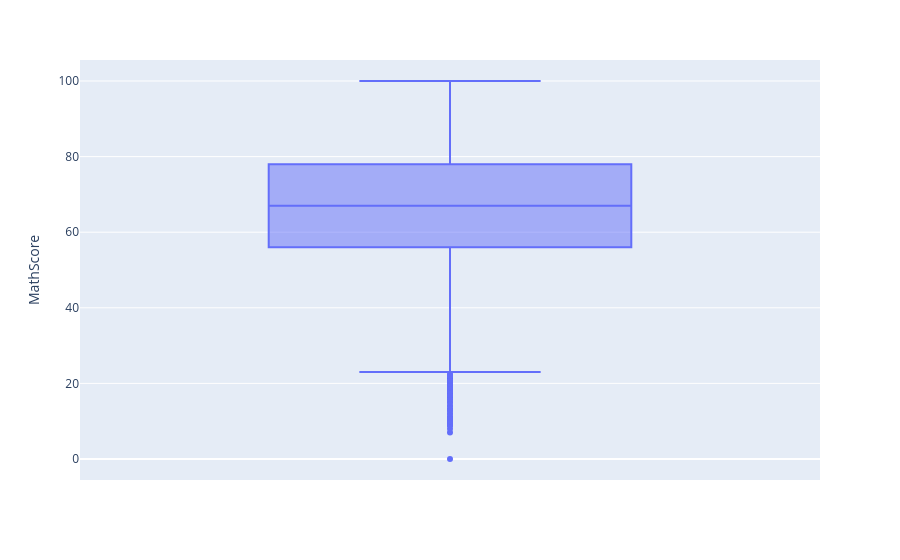

Notebook code for this chart:
### Markdown cell above
# Detecting Outlier

### Code cell
fig = px.box(df, y='MathScore', height = 600)
fig.show()

### Figure 1 — Plotly figure (JSON) as saved in the notebook; plotly's stock layout.template omitted (floating-point values rounded to 4 significant figures; data arrays with more than 128 entries replaced by an {"elided": "..."} marker saying what was removed)
{"data": [{"alignmentgroup": "True", "hovertemplate": "MathScore=%{y}<extra></extra>", "legendgroup": "", "marker": {"color": "#636efa"}, "name": "", "notched": false, "offsetgroup": "", "orientation": "v", "showlegend": false, "type": "box", "x0": " ", "xaxis": "x", "y": {"elided": "30641 int values"}, "y0": " ", "yaxis": "y"}], "layout": {"autosize": true, "boxmode": "group", "legend": {"tracegroupgap": 0}, "margin": {"t": 60}, "xaxis": {"anchor": "y", "autorange": true, "domain": [0, 1], "range": [-0.5, 0.5], "type": "category"}, "yaxis": {"anchor": "x", "autorange": true, "domain": [0, 1], "range": [-5.556, 105.6], "title": {"text": "MathScore"}, "type": "linear"}}}
